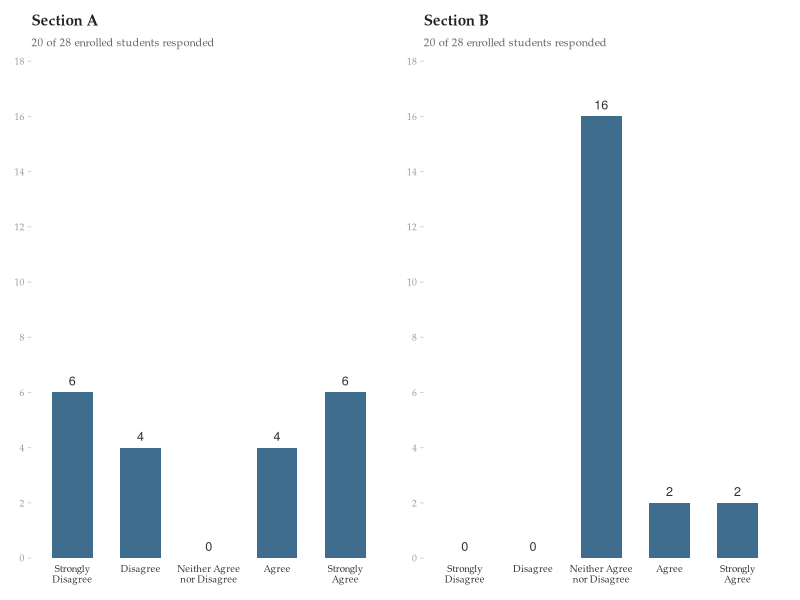
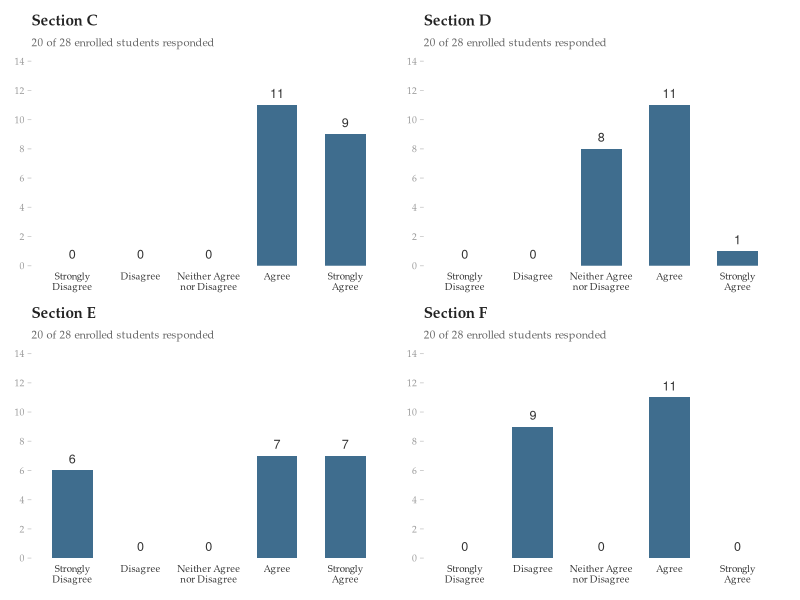
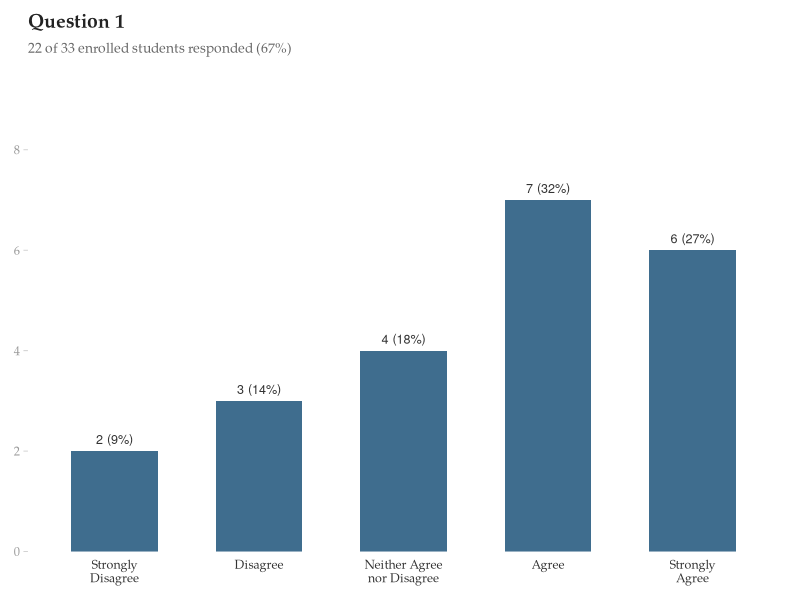
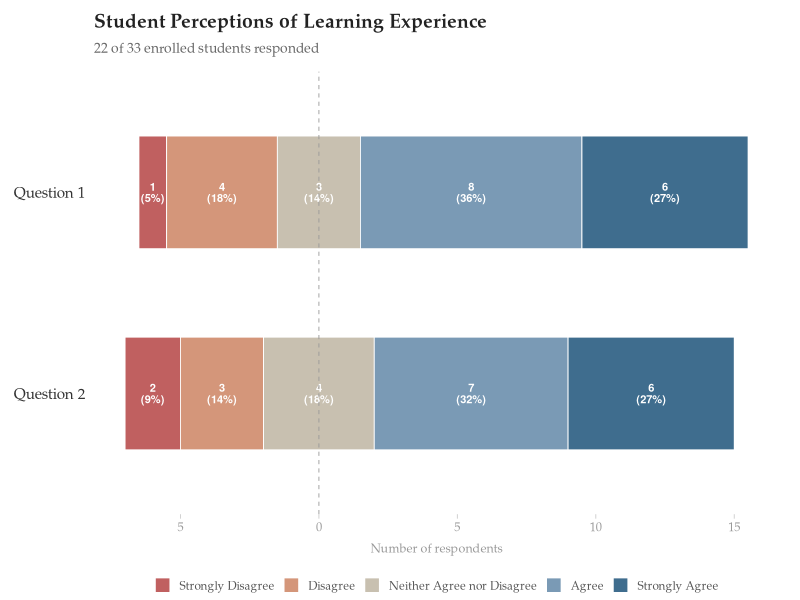

R code for these plots, in order:
## ---- chunk 1
library(knitr)
library(kableExtra)
library(ggplot2)
library(ggthemes)
library(dplyr)
library(patchwork)

resp_levels_med <- c("Strongly\nDisagree", "Disagree",
                 "Neither Agree\nnor Disagree", "Agree",
                 "Strongly\nAgree")

make_bar_med <- function(counts, title, subtitle, max_y = NULL) {
  df <- data.frame(
    response = factor(resp_levels_med, levels = resp_levels_med),
    count = counts
  )
  if (is.null(max_y)) max_y <- max(counts) + 2
  ggplot(df, aes(x = response, y = count)) +
    geom_col(fill = "#3F6D8E", width = 0.6) +
    geom_text(aes(label = count), vjust = -0.7,
              size = 3.2, color = "#333333") +
    scale_y_continuous(breaks = seq(0, max_y, by = 2),
                       limits = c(0, max_y),
                       expand = c(0, 0)) +
    labs(title = title, subtitle = subtitle,
         x = NULL, y = NULL) +
    theme_tufte(base_size = 11, base_family = "Palatino") +
    theme(
      plot.title    = element_text(size = 11, face = "bold", color = "#222222"),
      plot.subtitle = element_text(size = 8, color = "#666666", margin = margin(b = 8)),
      axis.ticks.x  = element_blank(),
      axis.ticks.y  = element_line(color = "#CCCCCC", linewidth = 0.3),
      axis.text.x   = element_text(size = 7, color = "#333333", lineheight = 0.9),
      axis.text.y   = element_text(size = 7, color = "#999999"),
      panel.grid    = element_blank(),
      plot.margin   = margin(5, 10, 5, 5)
    )
}
## ---- chunk 2
tbl_m1 <- data.frame(
  Response = c("Strongly Agree", "Agree", "Neither Agree nor Disagree",
               "Disagree", "Strongly Disagree"),
  A = c(6, 4, 0, 4, 6),
  B = c(2, 2, 16, 0, 0)
)

tbl_m1 %>%
  kable(col.names = c("", "Section A", "Section B"),
        align = c("l", "c", "c"),
        caption = "Frequency distribution of responses (20 of 28 enrolled students responded)") %>%
  kable_styling(bootstrap_options = c("condensed"),
                full_width = FALSE, font_size = 13) %>%
  row_spec(0, bold = TRUE, color = "#333333") %>%
  column_spec(1, width = "14em") %>%
  column_spec(2:3, width = "7em")
## ---- chunk 3
p1a <- make_bar_med(c(6, 4, 0, 4, 6), "Section A", "20 of 28 enrolled students responded", max_y = 18)
p1b <- make_bar_med(c(0, 0, 16, 2, 2), "Section B", "20 of 28 enrolled students responded", max_y = 18)
p1a + p1b
## ---- chunk 4
tbl_m2 <- data.frame(
  Response = c("Strongly Agree", "Agree", "Neither Agree nor Disagree",
               "Disagree", "Strongly Disagree"),
  A = c(9, 11, 0, 0, 0),
  B = c(1, 11, 8, 0, 0),
  C = c(7, 7, 0, 0, 6),
  D = c(0, 11, 0, 9, 0)
)

tbl_m2 %>%
  kable(col.names = c("", "Sec. C", "Sec. D", "Sec. E", "Sec. F"),
        align = c("l", "c", "c", "c", "c"),
        caption = "Frequency distribution of responses (20 of 28 enrolled students responded)") %>%
  kable_styling(bootstrap_options = c("condensed"),
                full_width = FALSE, font_size = 13) %>%
  row_spec(0, bold = TRUE, color = "#333333") %>%
  column_spec(1, width = "12em") %>%
  column_spec(2:5, width = "4em")
## ---- chunk 5
p2a <- make_bar_med(c(0, 0, 0, 11, 9), "Section C", "20 of 28 enrolled students responded", max_y = 14)
p2b <- make_bar_med(c(0, 0, 8, 11, 1), "Section D", "20 of 28 enrolled students responded", max_y = 14)
p2c <- make_bar_med(c(6, 0, 0, 7, 7), "Section E", "20 of 28 enrolled students responded", max_y = 14)
p2d <- make_bar_med(c(0, 9, 0, 11, 0), "Section F", "20 of 28 enrolled students responded", max_y = 14)
(p2a + p2b) / (p2c + p2d)
## ---- chunk 6
library(knitr)
library(kableExtra)
## ---- chunk 7
n <- 22
q1 <- c(6, 7, 4, 3, 2)
q2 <- c(6, 8, 3, 4, 1)

tbl <- data.frame(
  Response = c("Strongly Agree", "Agree", "Neither Agree nor Disagree",
               "Disagree", "Strongly Disagree"),
  Q1 = paste0(q1, " (", round(100 * q1 / n), "%)"),
  Q2 = paste0(q2, " (", round(100 * q2 / n), "%)")
)

tbl %>%
  kable(col.names = c("", "Question 1", "Question 2"),
        align = c("l", "c", "c"),
        caption = "Frequency distribution of responses (22 of 33 enrolled students responded; response rate 67 percent)") %>%
  kable_styling(bootstrap_options = c("condensed"),
                full_width = FALSE,
                font_size = 13) %>%
  row_spec(0, bold = TRUE, color = "#333333") %>%
  column_spec(1, width = "12em", color = "#333333") %>%
  column_spec(2:3, width = "7em")
## ---- chunk 8
library(ggplot2)
library(ggthemes)
library(dplyr)

enrolled   <- 33
responded  <- 22

resp_levels <- c("Strongly\nDisagree", "Disagree",
                 "Neither Agree\nnor Disagree", "Agree",
                 "Strongly\nAgree")

resp_levels_clean <- c("Strongly Disagree", "Disagree",
                       "Neither Agree nor Disagree", "Agree",
                       "Strongly Agree")

q1_counts <- c(2, 3, 4, 7, 6)
q2_counts <- c(1, 4, 3, 8, 6)

q1 <- data.frame(
  response = factor(resp_levels, levels = resp_levels),
  count    = q1_counts
)

q2 <- data.frame(
  response = factor(resp_levels, levels = resp_levels),
  count    = q2_counts
)

pal5 <- c("#C06060",   # Strongly Disagree
          "#D4967A",   # Disagree
          "#C8C0B0",   # Neither
          "#7A9AB5",   # Agree
          "#3F6D8E")   # Strongly Agree
## ---- chunk 9
q1$label <- paste0(q1$count, " (", round(100 * q1$count / responded), "%)")
ggplot(q1, aes(x = response, y = count)) +
  geom_col(fill = "#3F6D8E", width = 0.6) +
  geom_text(aes(label = label), vjust = -0.7,
            size = 3.2, color = "#333333") +
  scale_y_continuous(breaks = seq(0, max(q1$count) + 1, by = 2),
                     limits = c(0, max(q1$count) + 2.5),
                     expand = c(0, 0)) +
  labs(title    = "Question 1",
       subtitle = paste0(responded, " of ", enrolled, " enrolled students responded (", round(100 * responded / enrolled), "%)"),
       x = NULL, y = NULL) +
  theme_tufte(base_size = 13, base_family = "Palatino") +
  theme(
    plot.title    = element_text(size = 14, face = "bold", color = "#222222"),
    plot.subtitle = element_text(size = 10, color = "#666666", margin = margin(b = 12)),
    axis.ticks.x  = element_blank(),
    axis.ticks.y  = element_line(color = "#CCCCCC", linewidth = 0.3),
    axis.text.x   = element_text(size = 9, color = "#333333", lineheight = 0.9),
    axis.text.y   = element_text(size = 9, color = "#999999"),
    panel.grid    = element_blank(),
    plot.margin   = margin(10, 15, 10, 10)
  )
## ---- chunk 10
build_diverging <- function(counts, levels) {
  n <- length(counts)
  mid_idx <- 3
  half_mid <- counts[mid_idx] / 2

  xmin <- numeric(n)
  xmax <- numeric(n)

  # Right side: neutral right half, Agree, Strongly Agree
  xmin[mid_idx] <- 0;    xmax[mid_idx] <- half_mid
  xmin[4] <- half_mid;   xmax[4] <- half_mid + counts[4]
  xmin[5] <- xmax[4];    xmax[5] <- xmax[4] + counts[5]

  # Left side: neutral left half, Disagree, Strongly Disagree
  xmin[mid_idx] <- -half_mid
  xmax[2] <- -half_mid;          xmin[2] <- -half_mid - counts[2]
  xmax[1] <- xmin[2];            xmin[1] <- xmin[2] - counts[1]

  data.frame(
    response = factor(levels, levels = levels),
    count = counts,
    xmin = xmin, xmax = xmax,
    xmid = (xmin + xmax) / 2
  )
}

seg1 <- build_diverging(q1_counts, resp_levels_clean) %>% mutate(question = "Question 1")
seg2 <- build_diverging(q2_counts, resp_levels_clean) %>% mutate(question = "Question 2")
segments <- bind_rows(seg1, seg2) %>%
  mutate(label = paste0(count, "\n(", round(100 * count / responded), "%)"))

ggplot(segments, aes(y = question)) +
  geom_rect(aes(xmin = xmin, xmax = xmax,
                ymin = as.numeric(factor(question)) - 0.28,
                ymax = as.numeric(factor(question)) + 0.28,
                fill = response),
            color = "white", linewidth = 0.3) +
  geom_text(data = filter(segments, count > 0),
            aes(x = xmid, label = label,
                y = as.numeric(factor(question))),
            color = "white", fontface = "bold", size = 2.8, lineheight = 0.85) +
  geom_vline(xintercept = 0, color = "#999999", linewidth = 0.3,
             linetype = "dashed") +
  scale_fill_manual(values = pal5, name = NULL,
                    guide = guide_legend(nrow = 1)) +
  scale_y_discrete(limits = c("Question 2", "Question 1")) +
  scale_x_continuous(breaks = seq(-10, 15, by = 5),
                     labels = abs(seq(-10, 15, by = 5))) +
  labs(title    = "Student Perceptions of Learning Experience",
       subtitle = paste0(responded, " of ", enrolled,
                         " enrolled students responded"),
       x = "Number of respondents", y = NULL) +
  theme_tufte(base_size = 13, base_family = "Palatino") +
  theme(
    plot.title       = element_text(size = 14, face = "bold", color = "#222222"),
    plot.subtitle    = element_text(size = 10, color = "#666666",
                                    margin = margin(b = 10)),
    axis.text.y      = element_text(size = 11, color = "#333333"),
    axis.text.x      = element_text(size = 9, color = "#999999"),
    axis.title.x     = element_text(size = 9, color = "#999999",
                                    margin = margin(t = 6)),
    axis.ticks.y     = element_blank(),
    axis.ticks.x     = element_line(color = "#CCCCCC", linewidth = 0.3),
    legend.position  = "bottom",
    legend.text      = element_text(size = 8.5, color = "#555555"),
    legend.key.size  = unit(0.4, "cm"),
    legend.spacing.x = unit(0.15, "cm"),
    legend.margin    = margin(t = 2),
    panel.grid       = element_blank(),
    plot.margin      = margin(10, 15, 5, 10)
  )
